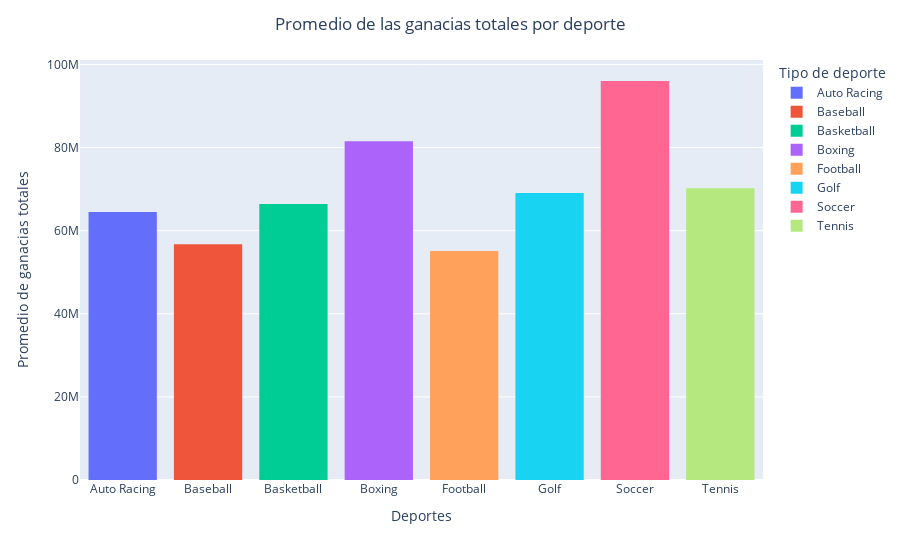

Notebook cell for this chart:
### Markdown cell above
# Gráficos

### Code cell
fg = px.histogram(dx,y='Promedio de ganacias totales',x ='Deporte', color='Deporte')
fg.update_layout(title_text = 'Promedio de las ganacias totales por deporte',title_x=0.5)
fg.update_xaxes(title_text = 'Deportes')
fg.update_yaxes(title_text = 'Promedio de ganacias totales')
fg.update_legends(title_text = 'Tipo de deporte')

### Figure 1 — Plotly figure (JSON) as saved in the notebook; plotly's stock layout.template omitted (floating-point values rounded to 4 significant figures)
{"data": [{"alignmentgroup": "True", "bingroup": "x", "histfunc": "sum", "hovertemplate": "Deporte=%{x}<br>sum of Promedio de ganacias totales=%{y}<extra></extra>", "legendgroup": "Auto Racing", "marker": {"color": "#636efa", "pattern": {"shape": ""}}, "name": "Auto Racing", "offsetgroup": "Auto Racing", "orientation": "v", "showlegend": true, "type": "histogram", "x": ["Auto Racing"], "xaxis": "x", "y": [64500000], "yaxis": "y"}, {"alignmentgroup": "True", "bingroup": "x", "histfunc": "sum", "hovertemplate": "Deporte=%{x}<br>sum of Promedio de ganacias totales=%{y}<extra></extra>", "legendgroup": "Baseball", "marker": {"color": "#EF553B", "pattern": {"shape": ""}}, "name": "Baseball", "offsetgroup": "Baseball", "orientation": "v", "showlegend": true, "type": "histogram", "x": ["Baseball"], "xaxis": "x", "y": [56700000], "yaxis": "y"}, {"alignmentgroup": "True", "bingroup": "x", "histfunc": "sum", "hovertemplate": "Deporte=%{x}<br>sum of Promedio de ganacias totales=%{y}<extra></extra>", "legendgroup": "Basketball", "marker": {"color": "#00cc96", "pattern": {"shape": ""}}, "name": "Basketball", "offsetgroup": "Basketball", "orientation": "v", "showlegend": true, "type": "histogram", "x": ["Basketball"], "xaxis": "x", "y": [66390000.0], "yaxis": "y"}, {"alignmentgroup": "True", "bingroup": "x", "histfunc": "sum", "hovertemplate": "Deporte=%{x}<br>sum of Promedio de ganacias totales=%{y}<extra></extra>", "legendgroup": "Boxing", "marker": {"color": "#ab63fa", "pattern": {"shape": ""}}, "name": "Boxing", "offsetgroup": "Boxing", "orientation": "v", "showlegend": true, "type": "histogram", "x": ["Boxing"], "xaxis": "x", "y": [81500000], "yaxis": "y"}, {"alignmentgroup": "True", "bingroup": "x", "histfunc": "sum", "hovertemplate": "Deporte=%{x}<br>sum of Promedio de ganacias totales=%{y}<extra></extra>", "legendgroup": "Football", "marker": {"color": "#FFA15A", "pattern": {"shape": ""}}, "name": "Football", "offsetgroup": "Football", "orientation": "v", "showlegend": true, "type": "histogram", "x": ["Football"], "xaxis": "x", "y": [55080000], "yaxis": "y"}, {"alignmentgroup": "True", "bingroup": "x", "histfunc": "sum", "hovertemplate": "Deporte=%{x}<br>sum of Promedio de ganacias totales=%{y}<extra></extra>", "legendgroup": "Golf", "marker": {"color": "#19d3f3", "pattern": {"shape": ""}}, "name": "Golf", "offsetgroup": "Golf", "orientation": "v", "showlegend": true, "type": "histogram", "x": ["Golf"], "xaxis": "x", "y": [69040000.0], "yaxis": "y"}, {"alignmentgroup": "True", "bingroup": "x", "histfunc": "sum", "hovertemplate": "Deporte=%{x}<br>sum of Promedio de ganacias totales=%{y}<extra></extra>", "legendgroup": "Soccer", "marker": {"color": "#FF6692", "pattern": {"shape": ""}}, "name": "Soccer", "offsetgroup": "Soccer", "orientation": "v", "showlegend": true, "type": "histogram", "x": ["Soccer"], "xaxis": "x", "y": [96000000], "yaxis": "y"}, {"alignmentgroup": "True", "bingroup": "x", "histfunc": "sum", "hovertemplate": "Deporte=%{x}<br>sum of Promedio de ganacias totales=%{y}<extra></extra>", "legendgroup": "Tennis", "marker": {"color": "#B6E880", "pattern": {"shape": ""}}, "name": "Tennis", "offsetgroup": "Tennis", "orientation": "v", "showlegend": true, "type": "histogram", "x": ["Tennis"], "xaxis": "x", "y": [70200000], "yaxis": "y"}], "layout": {"barmode": "relative", "legend": {"title": {"text": "Tipo de deporte"}, "tracegroupgap": 0}, "margin": {"t": 60}, "title": {"text": "Promedio de las ganacias totales por deporte", "x": 0.5}, "xaxis": {"anchor": "y", "categoryarray": ["Auto Racing", "Baseball", "Basketball", "Boxing", "Football", "Golf", "Soccer", "Tennis"], "categoryorder": "array", "domain": [0, 1], "title": {"text": "Deportes"}}, "yaxis": {"anchor": "x", "domain": [0, 1], "title": {"text": "Promedio de ganacias totales"}}}}
